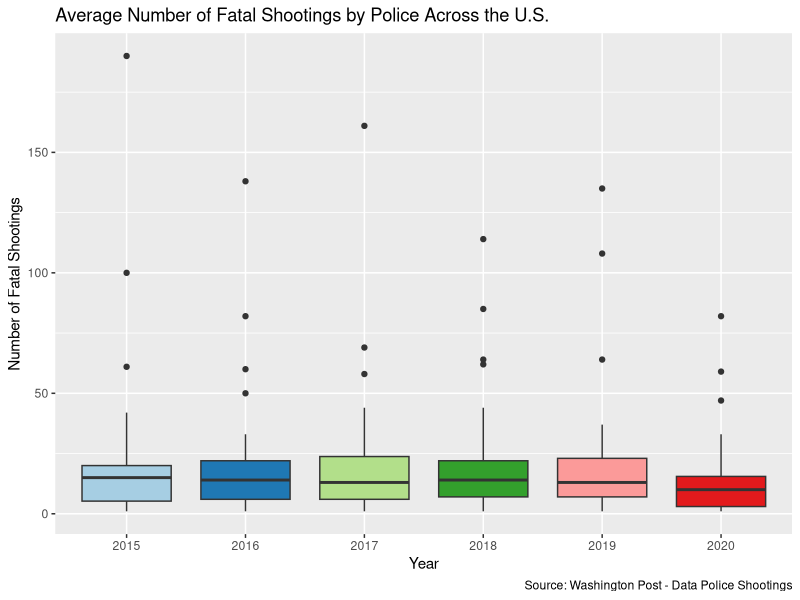

Write the R code that produced this figure.
#Load Packages
library(tidyverse)

#Load and Filter Data
data <- read.csv("shootings_wash_post.csv")

data$date <- as.Date(data$date)
data$year <- as.numeric(format(data$date, format = "%Y"))

boxplot_data <- data %>%
  dplyr::select(name, state, year) %>%
  group_by(year, state) %>%
  summarise(total = n()) %>%
  dplyr::select(year, total)

#Boxplot
boxplot <- ggplot(boxplot_data, aes(x = as.character(year), y = total, group = as.character(year))) +
  geom_boxplot(mapping = aes(fill = as.character(year))) +
  scale_fill_brewer(palette = "Paired") +
  labs(
    title = "Average Number of Fatal Shootings by Police Across the U.S.",
    x = "Year",
    y = "Number of Fatal Shootings",
    caption = "Source: Washington Post - Data Police Shootings"
  ) +
  theme(legend.position = "none")

# Over the years, the average number of fatal shootings by police offers has remained relatively consistent.
#What is most interesting about the way fatal shootings have been distributed across years is that the outlier amounts have changed drastically from year to year.
#Each point represents an individual state, which means that certain states do fluctuate a lot in their fatal shooting rate.
#It is also interesting to note that in 2020, there was a lower number of fatal shootings, despite the increased attention to police brutality and the Black Lives Matter movement.
#Part of this may be due to the fact that the pandemic impacted the number of shootings that occurred in general.
#This graph also represents the national average, and does not take into account inequality, which has been one of the primary issues in policy brutality.
